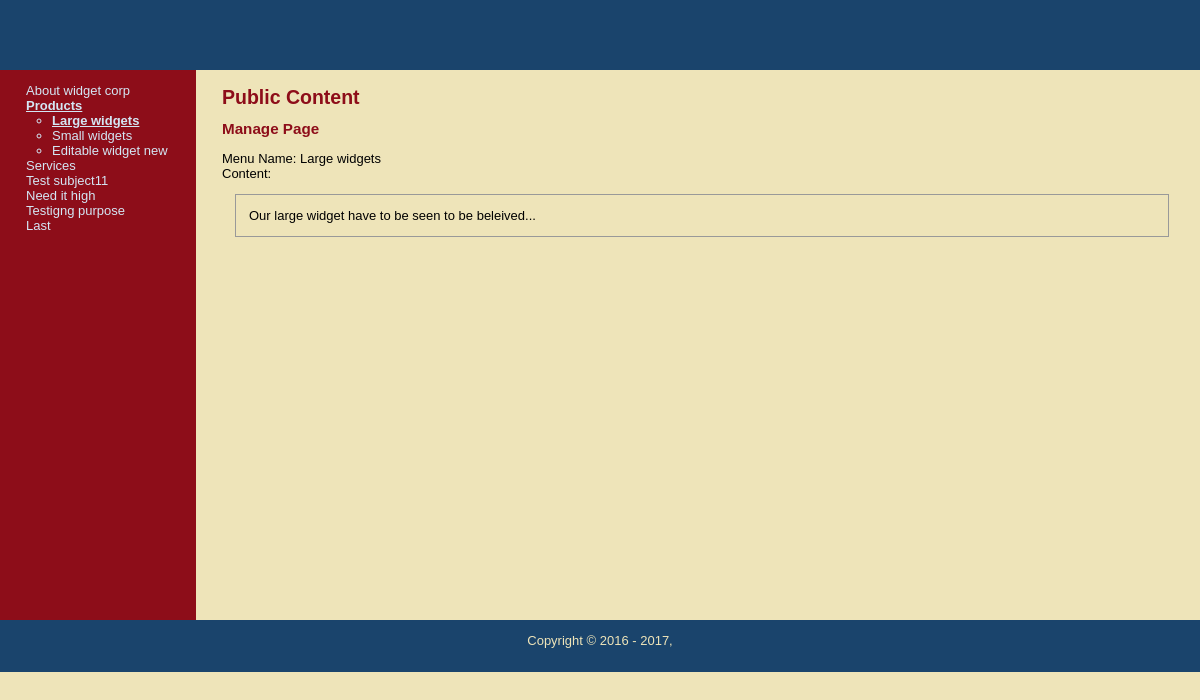
/index.php?subject=2, run on an earlier commit of the app's database.
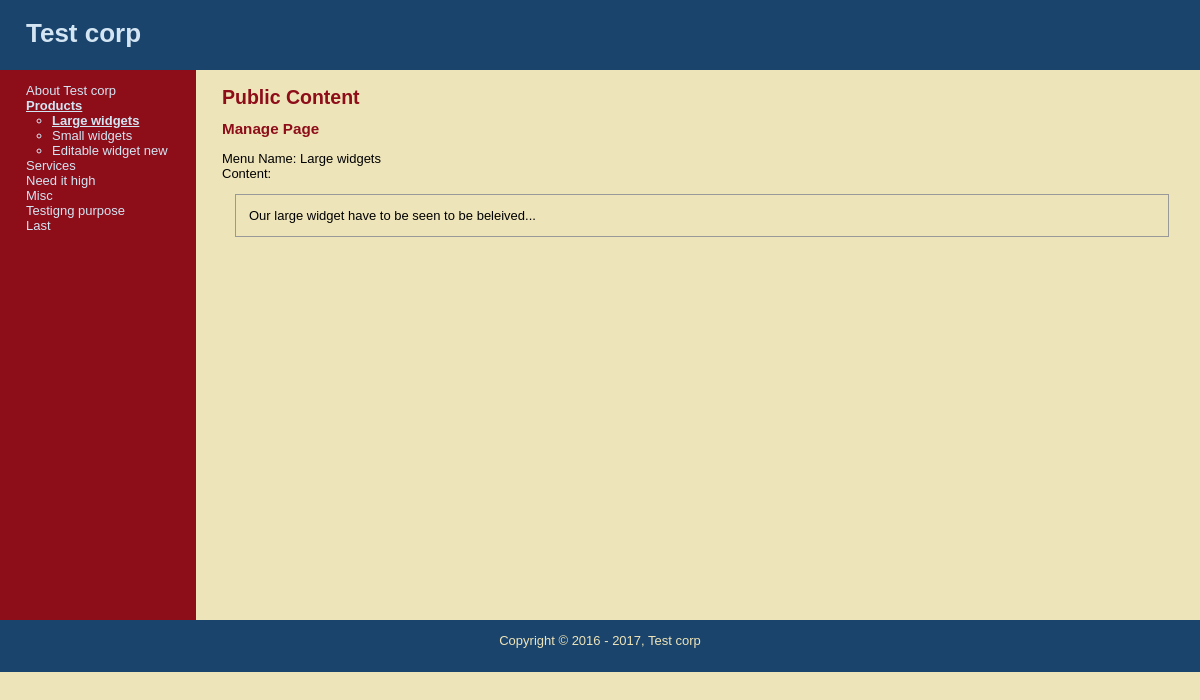
And on a later commit of the database.
### tables this page shows
CREATE TABLE `subjects` (
  `id` int(11) NOT NULL AUTO_INCREMENT,
  `menu_name` varchar(30) NOT NULL,
  `position` int(3) NOT NULL,
  `visible` tinyint(1) NOT NULL,
  PRIMARY KEY (`id`)
);

CREATE TABLE `pages` (
  `id` int(11) NOT NULL AUTO_INCREMENT,
  `subject_id` int(11) NOT NULL,
  `menu_name` varchar(30) NOT NULL,
  `position` int(3) NOT NULL,
  `visible` tinyint(1) NOT NULL,
  `content` text,
  PRIMARY KEY (`id`),
  KEY `subject_id` (`subject_id`)
);

### public/index.php (the view, shortened to what this page needs)
<?php
require_once ("../includes/db_connections.php");
require_once ("../includes/functions.php");
include ("../includes/layouts/header.php");
?>
<?php find_selected_items(true); ?>
<div id='main'>
    <div id='navigation'>
       <?php echo navigation_public($selected_subject_details, $selected_page_details); ?>
    </div>
    <div id='page'>
        <h2>Public Content</h2>
        <?php if($selected_page_details) {?>
        <h3>Manage Page</h3>
        Menu Name: <?php echo htmlentities($selected_page_details["menu_name"])?><br>
        Content: <br>
        <div class="view-content"><?php echo nl2br(htmlentities($selected_page_details["content"])); ?></div>
        <?php } else { ?>
        <h3>Welcome !!</h3>
        <p>Please select a subject or page.</p>
        <?php } ?>
    </div>
</div>
<?php
include ("../includes/layouts/footer.php");
?>

### includes/layouts/header.php (shortened to what this page needs)
<?php
require_once("../includes/functions.php");
?>
<!DOCTYPE html>
<html lang=en>
    <head>
        <link href='stylesheets/public.css' media='all' rel='stylesheet' type='text/css' />
    </head>
    <body>
        <div id='header'>
            <div class="companyname">
                <h1><?php echo get_company_name();  ?><?php
                ?></h1>
            </div>
            <div class="editcompanyname">
            </div>
        </div>

### includes/functions.php (shortened to what this page needs)
<?php
function find_all_subjects($isPublic = true) {
    global $connection;
    if ($isPublic) {
        $query = "SELECT * FROM subjects WHERE visible = 1 ORDER BY position ASC";
    } else {
        $query = "SELECT * FROM subjects ORDER BY position ASC";
    }
    $subject_set = mysqli_query($connection, $query);
    return $subject_set;
}
function find_pages_by_subject_id($subject_id, $isPublic = true) {
    global $connection;
    if ($isPublic) {
        $query = "SELECT * FROM pages WHERE visible = 1 AND subject_id = " . $subject_id . " ORDER BY position ASC";
    } else {
        $query = "SELECT * FROM pages WHERE subject_id = " . $subject_id . " ORDER BY position ASC";
    }
    $pages_set = mysqli_query($connection, $query);
    return $pages_set;
}
function find_default_page_for_subject($subject_id) {
    $pages_set = find_pages_by_subject_id($subject_id);
    if ($first_page = mysqli_fetch_assoc($pages_set)) {
        return $first_page;
    } else {
        return null;
    }
}
function find_selected_items($isPublic = false) {
    if (isset($_GET ["subject"])) {
        $selected_subject_details = find_subjects_by_id($_GET ["subject"]);
        if ($isPublic) {
            $selected_page_details = find_default_page_for_subject($selected_subject_details["id"]);
        }
    } else if (isset($_GET ["page"])) {
        $selected_page_details = find_pages_by_id($_GET ["page"], $isPublic);
        $selected_subject_details = null;
    } else {
        $selected_page_details = null;
        $selected_subject_details = null;
    }
}
function find_subjects_by_id($subjet_id) {
    global $connection;
    $subjet_id_safe = mysqli_real_escape_string($connection, $subjet_id);
    $query = "SELECT * FROM subjects WHERE id = " . $subjet_id_safe . " LIMIT 1";
    $subject_set = mysqli_query($connection, $query);
    $subject = mysqli_fetch_assoc($subject_set);
    if ($subject) {
        return $subject;
    } else {
        return null;
    }
}
function get_company_name() {
    return $_SESSION["company_name"];
}
function navigation_public($subject_details, $page_details) {
    $subject_id = $subject_details ["id"];
    $page_id = $page_details ["id"];
    $output = "<ul class=\"subjects\">";
    $subject_set = find_all_subjects();
    while ($subject = mysqli_fetch_assoc($subject_set)) {
        $output .= "<li ";
        if ($subject_id && $subject_id == $subject ["id"]) {
            $output .= "class=\"selected\"";
        }
        $output .= ">  <a href=\"index.php?subject=";
        $output .= urlencode($subject ["id"]);
        $output .= "\">";
        $output .= htmlentities($subject ["menu_name"]);
        $output .= "</a></li>";
        if ($subject_id == $subject ["id"] || $subject ["id"] == $page_details["subject_id"]) {
            $pages_set = find_pages_by_subject_id($subject ["id"]);
            while ($page = mysqli_fetch_assoc($pages_set)) {
                $output .= "<ul class=\"pages\" > <li ";
                if ($page_id && $page_id == $page ["id"]) {
                    $output .= "class=\"selected\"";
                }
                $output .= "><a href=\"index.php?page=";
                $output .= urlencode($page ["id"]);
                $output .= "\">";
                $output .= htmlentities($page ["menu_name"]);
                $output .= "</a></li> ";
                $output .= "</ul>";
            }
        }
    }
    $output .= "</ul>";
    return $output;
}
?>

### includes/layouts/footer.php (shortened to what this page needs)
<div id='footer'> Copyright &copy; 2016 - <?php echo date("Y")?>, <?php echo get_company_name() ?> </div>
</body>
</html>

### public/stylesheets/public.css (style rules this page uses)
html { height: 100%; width: 100%; }
body { height: 100%; width: 100%; margin: 0; padding: 0; border: 0; font-family: Verdana, Arial, Helvetica, sans-serif; font-size: 13px; line-height: 15px; background: #EEE4B9; }
a { color: #8D0D19 }
#header { height: 70px; margin: 0; padding: 0; text-align: left; background: #1A446C; color: #D4E6F4; }
#header h1 { padding: 1em; margin: 0; }
#header .companyname { float: left; width: 80%; position: relative; }
#header .editcompanyname { padding: 2em; float: left; width: 10%; position: relative; }
#main { height: 550px; width: 100%; margin: 0; padding: 0; background: #EEE4B9; }
#footer { clear: both; height: 2em; margin: 0; padding: 1em; text-align: center; background: #1A446C; color: #EEE4B9 }
#navigation { float: left; width: 12%; height: 100%; margin: 0; padding: 0 2em; color: #D4E6F4; background: #8D0D19; position: relative; }
#navigation a { color: #D4E6F4; text-decoration: none; word-wrap: break-word; }
ul.subjects { margin: 1em 0; padding-left: 0; list-style: none; }
ul.pages { padding-left: 2em; list-item: square; }
.selected { font-weight: bold; text-decoration: underline; }
#page { float: left; height: 100%; padding-left: 2em; vertical-align: top; background: #EEE4B9; width: 80%; position:relative; }
#page h2 { color: #8D0D19; margin-top: 1em; }
#page h3 { color: #8D0D19; }
.view-content { margin: 1em; padding: 1em; border: 1px solid #999; display: block; word-wrap: break-word; }

What changed in the data, as far as the page shows it:
removed subjects: value "Test subject11"
changed subjects (number 1 of 7 on the later page): value "About widget corp" → "About Test corp"
now on this page (row edited): subjects: value "Misc"
Also different on the page:
get_company_name(): (not shown) → "Test corp"
